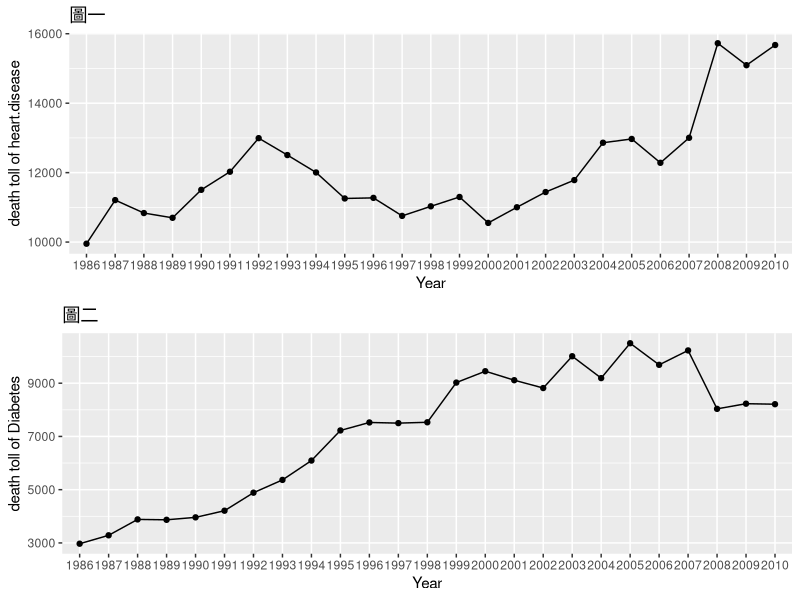
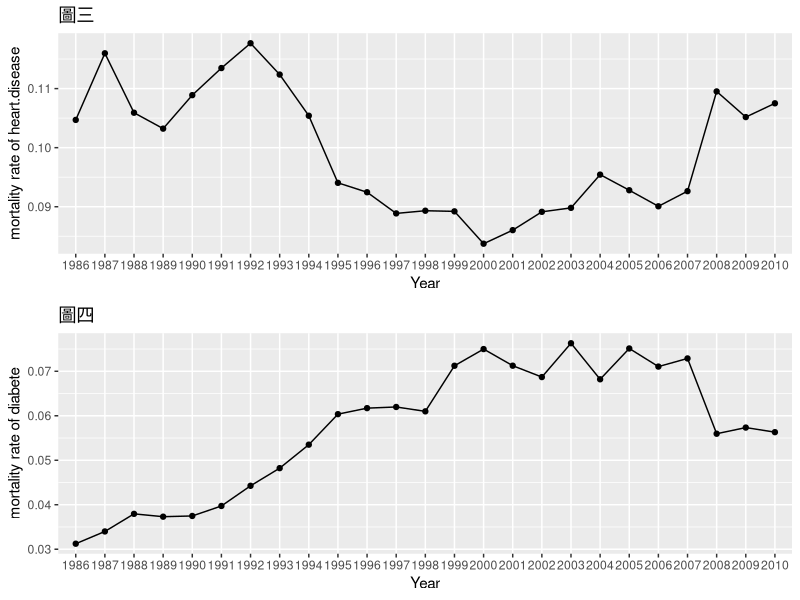
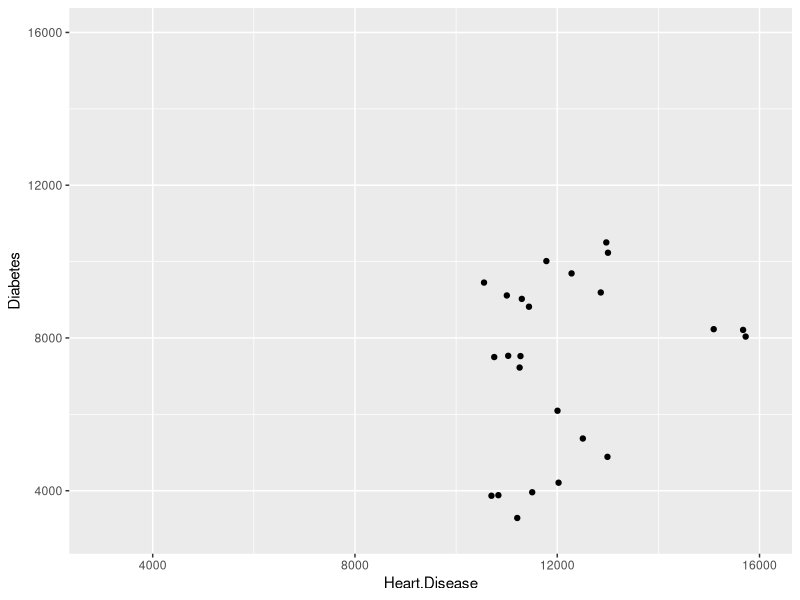
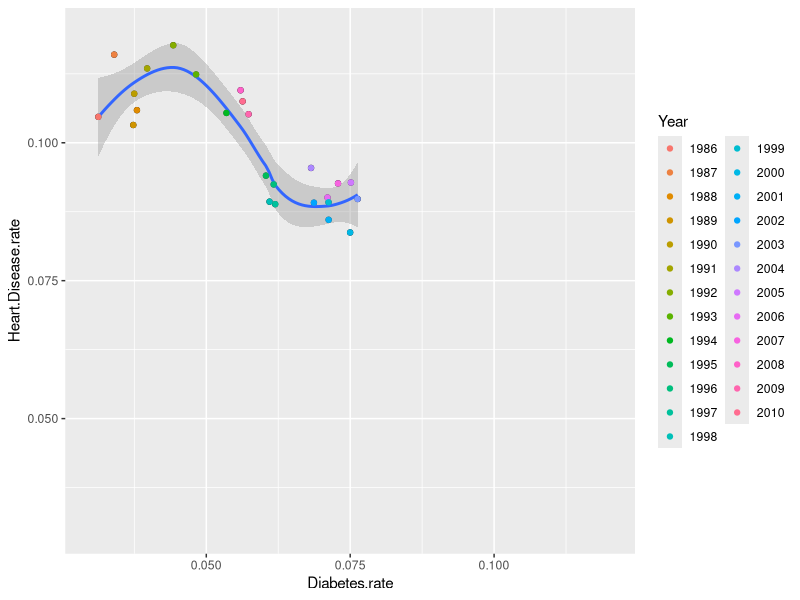
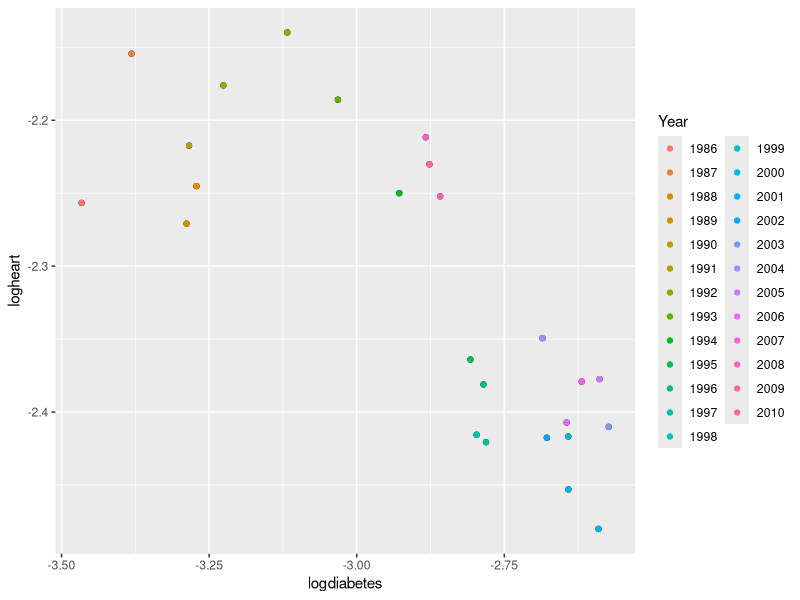

Generate these figures, in order, with R:
## ---- chunk 1
knitr::opts_chunk$set(echo = TRUE)
## ---- chunk 2
multiplot <- function(..., plotlist=NULL, file, cols=1, layout=NULL) { 
  library(grid) 
 
  # Make a list from the ... arguments and plotlist 
  plots <- c(list(...), plotlist) 
 
  numPlots = length(plots) 
 
  # If layout is NULL, then use 'cols' to determine layout 
  if (is.null(layout)) { 
    # Make the panel 
    # ncol: Number of columns of plots 
    # nrow: Number of rows needed, calculated from # of cols 
    layout <- matrix(seq(1, cols * ceiling(numPlots/cols)), 
                    ncol = cols, nrow = ceiling(numPlots/cols)) 
  } 
 
 if (numPlots==1) { 
    print(plots[[1]]) 
 
  } else { 
    # Set up the page 
    grid.newpage() 
    pushViewport(viewport(layout = grid.layout(nrow(layout), ncol(layout)))) 
 
    # Make each plot, in the correct location 
    for (i in 1:numPlots) { 
      # Get the i,j matrix positions of the regions that contain this subplot 
      matchidx <- as.data.frame(which(layout == i, arr.ind = TRUE)) 
 
      print(plots[[i]], vp = viewport(layout.pos.row = matchidx$row, 
                                      layout.pos.col = matchidx$col)) 
    } 
  } 
} 
library(dplyr)
library(ggplot2)
data = read.csv("Death.csv", header = T, sep = ",")
data$Year = factor(data$Year)
data$Heart.Disease = data$Heart.Disease
data$Diabetes = data$Diabetes
p3=qplot(Year,Heart.Disease,data = data,ylab = "death toll of heart.disease",group = 1)+geom_line()+ggtitle("圖一")
p4=qplot(Year,Diabetes, data = data,ylab = "death toll of Diabetes",group = 1)+geom_line()+ggtitle("圖二")
multiplot(p3,p4)
## ---- chunk 3
data = read.csv("Death.csv", header = T, sep = ",")
data$Year = factor(data$Year)
data$Heart.Disease.rate = data$Heart.Disease/data$Death
data$Diabetes.rate = data$Diabetes/data$Death
p1=qplot(Year,Heart.Disease.rate,data = data,group = 1,ylab ="mortality rate of heart.disease")+geom_line()+ggtitle("圖三")
p2=qplot(Year,Diabetes.rate,data = data,group = 1,ylab ="mortality rate of diabete")+geom_line()+ggtitle("圖四")
multiplot(p1,p2)
## ---- chunk 4
data = read.csv("Death.csv", header = T, sep = ",")
data$Year = factor(data$Year)
fatdata = select(data, Heart.Disease, Diabetes)
qplot(Heart.Disease, Diabetes, data = data)+scale_x_continuous(limit =c(3000,16000))+scale_y_continuous(limit = c(3000,16000))
## ---- chunk 5
data = read.csv("Death.csv", header = T, sep = ",")
data$Year = factor(data$Year)
data$Heart.Disease.rate = data$Heart.Disease/data$Death
data$Diabetes.rate = data$Diabetes/data$Death
qplot(Diabetes.rate,data = data,Heart.Disease.rate)+geom_smooth()+ geom_point(aes(colour = Year))+scale_x_continuous(limit = c(0.03,0.12))+scale_y_continuous(limit = c(0.03,0.12))
data$logheart = log(data$Heart.Disease.rate)
data$logdiabetes = log(data$Diabetes.rate)
qplot(logdiabetes,logheart,data = data) + geom_point(aes(colour = Year))
